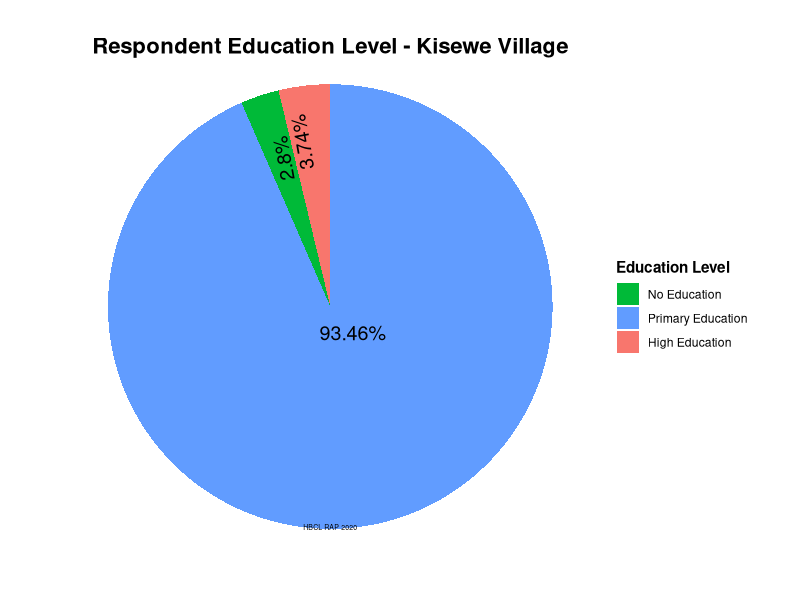
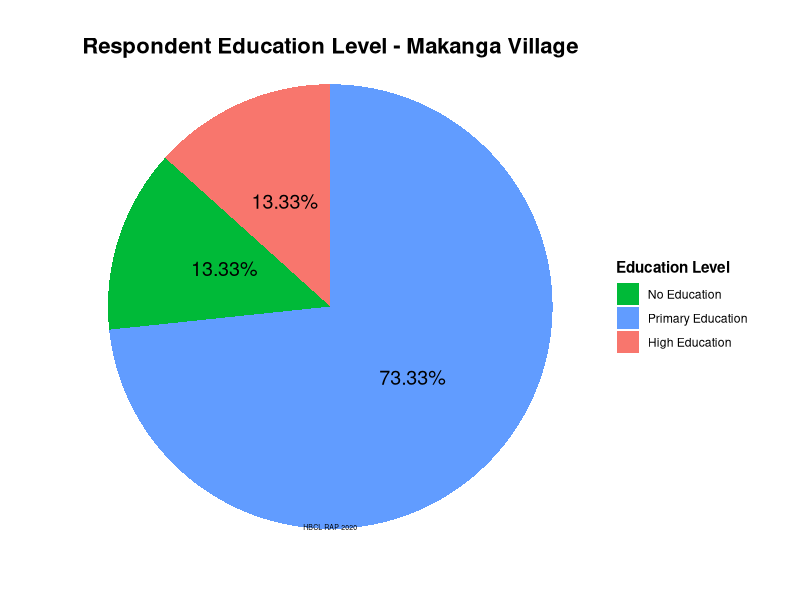
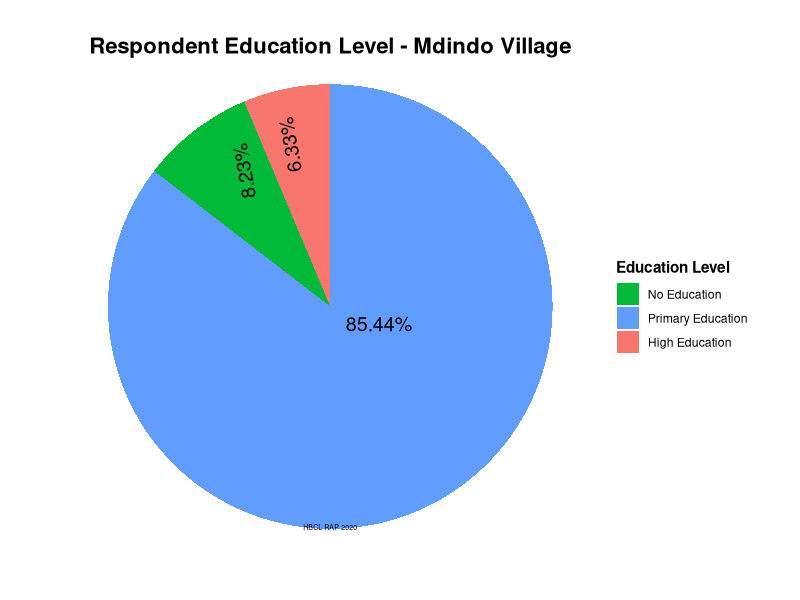
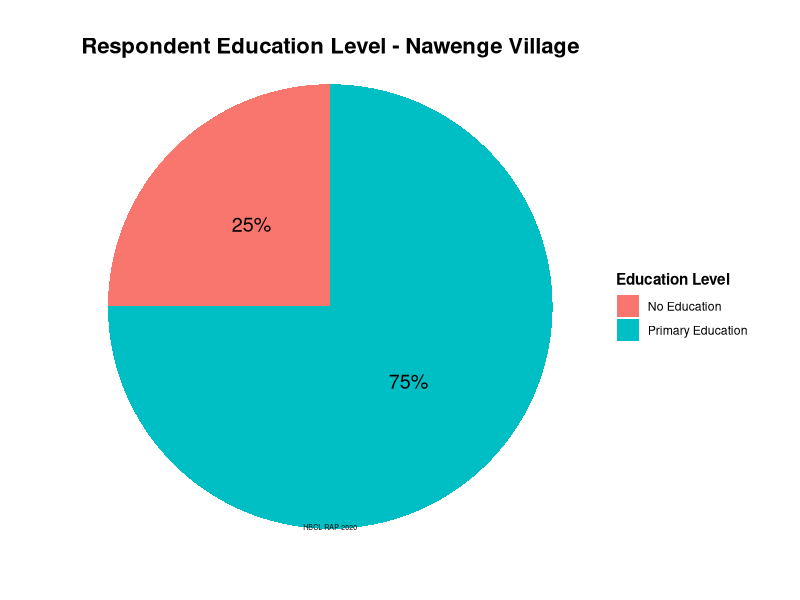

Generate these figures, in order, with R:
      # Household Survey data analysis - EDUCATION LEVEL
      # Harmonic Biosphere Company Limited 
      # June, 2020
      
      # Set working directory --------------------------------------------------------
      setwd("~")
      dir.create("RAP", showWarnings = FALSE)
      setwd("~/RAP")
      
      # Load/install required packageslibralies ---------------------------------------
      library(tidyverse)
      library(scales)
      library(ggrepel)
      
      
      options(scipen = 999)
      
      
      df<-read.csv("Household_Survey.csv",check.names = TRUE,stringsAsFactors = FALSE)
      
      
      # Renaming varibales
      df<-df %>% 
        rename(Respondent_Name = Respondent_.Name,
               HoH_N = HoH_.N, HM1_N = HM1_.N, HM7_G = HM6_G.1, HM8_G = HM_G)
      
      # LEVEL OF EDUCATION ATTAINED BY HEAD OF HOUSEHOLD --------------------------
      # 1. Head of household with Primary education Level  ----------------
      df_Primary <- df %>% 
        select(Village,HofH,Education_level) %>%
        filter(HofH == "Yes") %>% 
        filter(Education_level == "Primary") %>% 
        select(-HofH) %>% 
        group_by(Village, Education_level) %>% 
        summarise(Primary = n()) %>% 
        select(-Education_level) %>% 
        view()
        
      # write.csv(df_Primary, "Primary_Education.csv")
      
      # 2. Head of household did not go School  ----------------
      df_NoEdL<- df %>% 
        select(Village,HofH,Education_level) %>%
        filter(HofH == "Yes") %>% 
        filter(Education_level %in% c("Didn't go to school","No formal education","Did not go to school","Did not finish Primary school")) %>% 
        select(-HofH) %>% 
        mutate(Education_level = case_when(Education_level %in% c("Didn't go to school","No formal education",
                                                                  "Did not go to school","Did not finish Primary school")~"No Education")) %>% 
        group_by(Village, Education_level) %>% 
        summarise(No_Education = n()) %>% 
        select(-Education_level) %>% 
        view()
        
      # write.csv(df_NoEdL, "No_Education.csv")
      
      # 3. Head of household with Primary education Level  ---------------- 
      df_HighEd <- df %>% 
        select(Village,HofH,Education_level) %>%
        filter(HofH == "Yes") %>% 
        filter(Education_level %in% c("University","Secondary","Diploma in Community Development and Social Work ")) %>%
        select(-HofH) %>% 
        mutate(Education_level = case_when(Education_level %in% c("University","Secondary",
                                                                  "Diploma in Community Development and Social Work ")~"High Education")) %>% 
        group_by(Village, Education_level) %>% 
        summarise(High_Education = n()) %>% 
        select(-Education_level) %>% 
        view()
        
      # write.csv(df_HighEd, "High_Education.csv")
      
      # Education level dataframe ---------------------------------------------------------
      df_Education <- df_Primary %>% 
        mutate(No_Education = df_NoEdL$No_Education[match(Village,df_NoEdL$Village)],
               High_Education = df_HighEd$High_Education[match(Village, df_HighEd$Village)],
               High_Education = ifelse(is.na(High_Education), 0, High_Education)) %>% 
        ungroup() %>% 
        mutate(Total = rowSums(.[2:4]))%>% 
        mutate(Primary_Per = round(Primary/Total*100, digits = 2),
               No_Education_Per = round(No_Education/Total*100, digits = 2),
               High_Education_Per = round(High_Education/Total*100, digits = 2)) %>% 
        pivot_longer(cols = 6:8, names_to = "Education", values_to = "Percentages") %>% 
        mutate(Education = ifelse(Education == "Primary_Per", "Primary Education", Education),
               Education = ifelse(Education == "No_Education_Per", "No Education", Education),
               Education = ifelse(Education == "High_Education_Per", "High Education", Education)) %>% 
      view()
      # write.csv(df_Education, "Education.csv")      
      
      # Education Level Kisewe Pie Chat plot
      df_Edu_Kisewe <- df_Education %>% 
        filter(Village == "Kisewe") 
      ggplot(data = df_Edu_Kisewe, aes(x = "", y = Percentages, fill = Education))+
        geom_bar(stat = "identity")+
        coord_polar("y", start = 0)+
        geom_text(aes(label = ifelse(Percentages > 90, str_c(Percentages,"%"), "")), position = position_stack(vjust = 0.5), hjust = 0.5, vjust = -5, size = 5, colour = "black")+
        geom_text(aes(label = ifelse(Percentages < 90, str_c(Percentages,"%"), "")), position = position_stack(vjust = 0.3), size = 5, colour = "black",
                  angle = 100, hjust = -0.5)+
        scale_fill_discrete(breaks = c("No Education", "Primary Education", "High Education"))+
        labs(title = "Respondent Education Level - Kisewe Village", caption = "HBCL RAP 2020", fill = "Education Level")+
        theme_void()+
        theme(plot.title = element_text(hjust = 0.5, size = 16, face = "bold", vjust = -5))+
        theme(legend.title = element_text(face = "bold"))+
        theme(plot.caption = element_text(size = 5, vjust = 35, hjust = 0.5))
      
      # Education level Makanga Pie Chat plot
      df_Education %>% 
        filter(Village == "Makanga") %>% 
        ggplot(aes(x = "", y = Percentages, fill = Education))+
        geom_bar(stat = "identity")+
        coord_polar("y", start = 0)+
        geom_text(aes(label = str_c(Percentages,"%")), position = position_stack(vjust = 0.5), hjust = 0.5, vjust = 0.25, size = 5, colour = "black")+
        scale_fill_discrete(breaks = c("No Education", "Primary Education", "High Education"))+
        labs(title = "Respondent Education Level - Makanga Village", caption = "HBCL RAP 2020", fill = "Education Level")+
        theme_void()+
        theme(plot.title = element_text(hjust = 0.5, size = 16, face = "bold", vjust = -5))+
        theme(legend.title = element_text(face = "bold"))+
        theme(plot.caption = element_text(size = 5, vjust = 35, hjust = 0.5))
      
      # Education level Mdindo Pie Chat plot
      df_Education %>% 
        filter(Village == "Mdindo") %>% 
        ggplot(aes(x = "", y = Percentages, fill = Education))+
        geom_bar(stat = "identity")+
        coord_polar("y", start = 0)+
        geom_text(aes(label = ifelse(Percentages > 80, str_c(Percentages,"%"), "")), position = position_stack(vjust = 0.5), hjust = 0.5, vjust = -5, size = 5, colour = "black")+
        geom_text(aes(label = ifelse(Percentages < 80, str_c(Percentages,"%"), "")), position = position_stack(vjust = 0.3), size = 5, colour = "black",
                  angle = 100, hjust = -0.5)+
        scale_fill_discrete(breaks = c("No Education", "Primary Education", "High Education"))+
        labs(title = "Respondent Education Level - Mdindo Village", caption = "HBCL RAP 2020", fill = "Education Level")+
        theme_void()+
        theme(plot.title = element_text(hjust = 0.5, size = 16, face = "bold", vjust = -5))+
        theme(legend.title = element_text(face = "bold"))+
        theme(plot.caption = element_text(size = 5, vjust = 35, hjust = 0.5))
      
      # Education level Nawenge Pie Chat plot
      df_Education %>% 
        filter(Village == "Nawenge") %>% 
        filter(Percentages > 0) %>% 
        ggplot(aes(x = "", y = Percentages, fill = Education))+
        geom_bar(stat = "identity")+
        coord_polar("y", start = 0)+
        geom_text(aes(label = str_c(Percentages,"%")), position = position_stack(vjust = 0.5), hjust = 0.5, vjust = 0.25, size = 5, colour = "black")+
        scale_fill_discrete(breaks = c("No Education", "Primary Education", "High Education"))+
        labs(title = "Respondent Education Level - Nawenge Village", caption = "HBCL RAP 2020", fill = "Education Level")+
        theme_void()+
        theme(plot.title = element_text(hjust = 0.5, size = 16, face = "bold", vjust = -5))+
        theme(legend.title = element_text(face = "bold"))+
        theme(plot.caption = element_text(size = 5, vjust = 35, hjust = 0.5))
      
      
      
